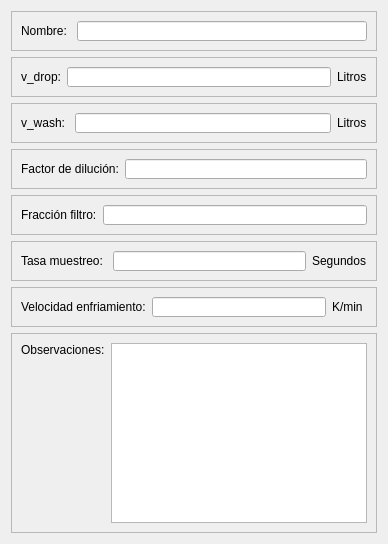
         <widget class="QWidget" name="tab_8">
          <attribute name="title">
           <string>Experimento</string>
          </attribute>
          <layout class="QVBoxLayout" name="verticalLayout_14">
           <item>
            <widget class="QFrame" name="frame_47">
             <property name="minimumSize">
              <size>
               <width>0</width>
               <height>0</height>
              </size>
             </property>
             <property name="maximumSize">
              <size>
               <width>16777215</width>
               <height>40</height>
              </size>
             </property>
             <property name="frameShape">
              <enum>QFrame::StyledPanel</enum>
             </property>
             <property name="frameShadow">
              <enum>QFrame::Raised</enum>
             </property>
             <layout class="QHBoxLayout" name="horizontalLayout_58">
              <item>
               <widget class="QLabel" name="label_53">
                <property name="maximumSize">
                 <size>
                  <width>125</width>
                  <height>16777215</height>
                 </size>
                </property>
                <property name="text">
                 <string>Nombre: </string>
                </property>
               </widget>
              </item>
              <item>
               <widget class="QLineEdit" name="lineEdit_30"/>
              </item>
             </layout>
            </widget>
           </item>
           <item>
            <widget class="QFrame" name="frame_48">
             <property name="minimumSize">
              <size>
               <width>0</width>
               <height>0</height>
              </size>
             </property>
             <property name="maximumSize">
              <size>
               <width>16777215</width>
               <height>40</height>
              </size>
             </property>
             <property name="frameShape">
              <enum>QFrame::StyledPanel</enum>
             </property>
             <property name="frameShadow">
              <enum>QFrame::Raised</enum>
             </property>
             <layout class="QHBoxLayout" name="horizontalLayout_59">
              <item>
               <widget class="QLabel" name="label_54">
                <property name="maximumSize">
                 <size>
                  <width>125</width>
                  <height>16777215</height>
                 </size>
                </property>
                <property name="text">
                 <string>v_drop:</string>
                </property>
               </widget>
              </item>
              <item>
               <widget class="QLineEdit" name="lineEdit_31"/>
              </item>
              <item>
               <widget class="QLabel" name="label_55">
                <property name="minimumSize">
                 <size>
                  <width>30</width>
                  <height>0</height>
                 </size>
                </property>
                <property name="maximumSize">
                 <size>
                  <width>10</width>
                  <height>16777215</height>
                 </size>
                </property>
                <property name="text">
                 <string>Litros</string>
                </property>
               </widget>
              </item>
             </layout>
            </widget>
           </item>
           <item>
            <widget class="QFrame" name="frame_49">
             <property name="minimumSize">
              <size>
               <width>0</width>
               <height>0</height>
              </size>
             </property>
             <property name="maximumSize">
              <size>
               <width>16777215</width>
               <height>40</height>
              </size>
             </property>
             <property name="frameShape">
              <enum>QFrame::StyledPanel</enum>
             </property>
             <property name="frameShadow">
              <enum>QFrame::Raised</enum>
             </property>
             <layout class="QHBoxLayout" name="horizontalLayout_60">
              <item>
               <widget class="QLabel" name="label_56">
                <property name="maximumSize">
                 <size>
                  <width>125</width>
                  <height>16777215</height>
                 </size>
                </property>
                <property name="text">
                 <string>v_wash: </string>
                </property>
               </widget>
              </item>
              <item>
               <widget class="QLineEdit" name="lineEdit_32"/>
              </item>
              <item>
               <widget class="QLabel" name="label_57">
                <property name="minimumSize">
                 <size>
                  <width>30</width>
                  <height>0</height>
                 </size>
                </property>
                <property name="maximumSize">
                 <size>
                  <width>10</width>
                  <height>16777215</height>
                 </size>
                </property>
                <property name="text">
                 <string>Litros</string>
                </property>
               </widget>
              </item>
             </layout>
            </widget>
           </item>
           <item>
            <widget class="QFrame" name="frame_50">
             <property name="minimumSize">
              <size>
               <width>0</width>
               <height>0</height>
              </size>
             </property>
             <property name="maximumSize">
              <size>
               <width>16777215</width>
               <height>40</height>
              </size>
             </property>
             <property name="frameShape">
              <enum>QFrame::StyledPanel</enum>
             </property>
             <property name="frameShadow">
              <enum>QFrame::Raised</enum>
             </property>
             <layout class="QHBoxLayout" name="horizontalLayout_61">
              <item>
               <widget class="QLabel" name="label_58">
                <property name="maximumSize">
                 <size>
                  <width>125</width>
                  <height>16777215</height>
                 </size>
                </property>
                <property name="text">
                 <string>Factor de dilución:</string>
                </property>
               </widget>
              </item>
              <item>
               <widget class="QLineEdit" name="lineEdit_33"/>
              </item>
             </layout>
            </widget>
           </item>
           <item>
            <widget class="QFrame" name="frame_51">
             <property name="minimumSize">
              <size>
               <width>0</width>
               <height>0</height>
              </size>
             </property>
             <property name="maximumSize">
              <size>
               <width>16777215</width>
               <height>40</height>
              </size>
             </property>
             <property name="frameShape">
              <enum>QFrame::StyledPanel</enum>
             </property>
             <property name="frameShadow">
              <enum>QFrame::Raised</enum>
             </property>
             <layout class="QHBoxLayout" name="horizontalLayout_62">
              <item>
               <widget class="QLabel" name="label_59">
                <property name="maximumSize">
                 <size>
                  <width>125</width>
                  <height>16777215</height>
                 </size>
                </property>
                <property name="text">
                 <string>Fracción filtro:</string>
                </property>
               </widget>
              </item>
              <item>
               <widget class="QLineEdit" name="lineEdit_34"/>
              </item>
             </layout>
            </widget>
           </item>
           <item>
            <widget class="QFrame" name="frame_52">
             <property name="minimumSize">
              <size>
               <width>0</width>
               <height>0</height>
              </size>
             </property>
             <property name="maximumSize">
              <size>
               <width>16777215</width>
               <height>40</height>
              </size>
             </property>
             <property name="frameShape">
              <enum>QFrame::StyledPanel</enum>
             </property>
             <property name="frameShadow">
              <enum>QFrame::Raised</enum>
             </property>
             <layout class="QHBoxLayout" name="horizontalLayout_63">
              <item>
               <widget class="QLabel" name="label_60">
                <property name="maximumSize">
                 <size>
                  <width>125</width>
                  <height>16777215</height>
                 </size>
                </property>
                <property name="text">
                 <string>Tasa muestreo: </string>
                </property>
               </widget>
              </item>
              <item>
               <widget class="QLineEdit" name="lineEdit_35"/>
              </item>
              <item>
               <widget class="QLabel" name="label_61">
                <property name="minimumSize">
                 <size>
                  <width>55</width>
                  <height>0</height>
                 </size>
                </property>
                <property name="maximumSize">
                 <size>
                  <width>10</width>
                  <height>16777215</height>
                 </size>
                </property>
                <property name="text">
                 <string>Segundos</string>
                </property>
               </widget>
              </item>
             </layout>
            </widget>
           </item>
           <item>
            <widget class="QFrame" name="frame_53">
             <property name="minimumSize">
              <size>
               <width>0</width>
               <height>0</height>
              </size>
             </property>
             <property name="maximumSize">
              <size>
               <width>16777215</width>
               <height>40</height>
              </size>
             </property>
             <property name="frameShape">
              <enum>QFrame::StyledPanel</enum>
             </property>
             <property name="frameShadow">
              <enum>QFrame::Raised</enum>
             </property>
             <layout class="QHBoxLayout" name="horizontalLayout_64">
              <item>
               <widget class="QLabel" name="label_62">
                <property name="maximumSize">
                 <size>
                  <width>125</width>
                  <height>16777215</height>
                 </size>
                </property>
                <property name="text">
                 <string>Velocidad enfriamiento:</string>
                </property>
               </widget>
              </item>
              <item>
               <widget class="QLineEdit" name="lineEdit_36"/>
              </item>
              <item>
               <widget class="QLabel" name="label_63">
                <property name="minimumSize">
                 <size>
                  <width>35</width>
                  <height>0</height>
                 </size>
                </property>
                <property name="maximumSize">
                 <size>
                  <width>20</width>
                  <height>16777215</height>
                 </size>
                </property>
                <property name="text">
                 <string>K/min</string>
                </property>
               </widget>
              </item>
             </layout>
            </widget>
           </item>
           <item>
            <widget class="QFrame" name="frame_54">
             <property name="minimumSize">
              <size>
               <width>0</width>
               <height>179</height>
              </size>
             </property>
             <property name="maximumSize">
              <size>
               <width>16777215</width>
               <height>200</height>
              </size>
             </property>
             <property name="frameShape">
              <enum>QFrame::StyledPanel</enum>
             </property>
             <property name="frameShadow">
              <enum>QFrame::Raised</enum>
             </property>
             <layout class="QHBoxLayout" name="horizontalLayout_65">
              <property name="topMargin">
               <number>9</number>
              </property>
              <item alignment="Qt::AlignTop">
               <widget class="QLabel" name="label_64">
                <property name="text">
                 <string>Observaciones:</string>
                </property>
               </widget>
              </item>
              <item>
               <widget class="QPlainTextEdit" name="plainTextEdit_4">
                <property name="minimumSize">
                 <size>
                  <width>0</width>
                  <height>169</height>
                 </size>
                </property>
               </widget>
              </item>
             </layout>
            </widget>
           </item>
          </layout>
         </widget>
